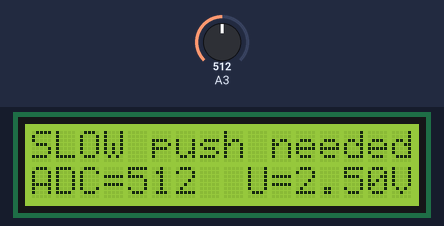
A sketch run on a simulated Arduino Uno, built with avr-gcc and run on an emulated ATmega328P. Shown: 16×2 character LCD. The test bench sets the inputs (shaded band); at power-on: A3 = 512.

Above: at 3.6 s.
3.7 s: A3 set to 716
At 5.8 s:
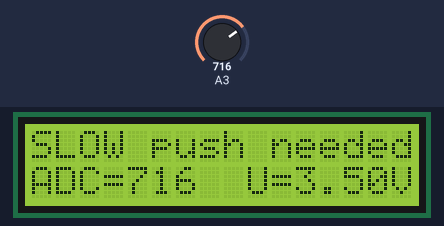
8.2 s: A3 set to 900
At 9.4 s:
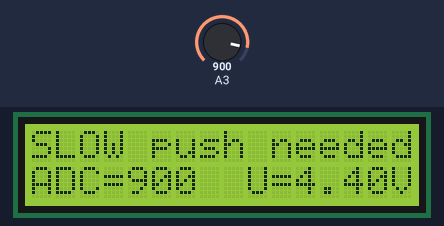
11.2 s: A3 set to 1023
At 13.0 s:
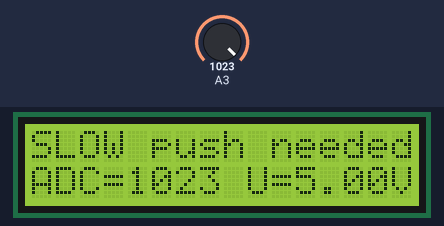
Timing chart, 0 to 14.5 s (numbered marks = the images above; inputs shaded):
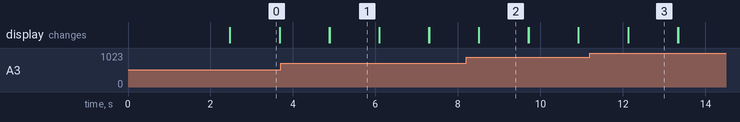

Measured:
- after the input at 3.7 s, the display: first differs from a run without the input after 1.2 s (image 1)
- after the input at 8.2 s, the display: first differs from a run without the input after 0.31 s (image 2)
- after the input at 11.2 s, the display: first differs from a run without the input after 0.93 s (image 3)
- what the display in image 0 shows lasts 1.2 s, from 2.5 s to 3.7 s

The sketch:

LCD_Shield_Tuning.ino
```cpp
// Tuning LCD Keypad Shield after the modification

#include <LiquidCrystal.h> // mandatory requirement

/*******************************************************

This program will test the buttons
available on the Arduino LCD shield
and measure the resulting ADC output

We use a *MODIFIED* 6-button shield with the reset button added to ladder, too.
Adapted from the 5-button code:  Mark Bramwell, July 2010 by unknown author ;)
Tested and debugged  2017-06-10.
Useful links:
https://meettechniek.info/embedded/arduino-analog.html

https://biskandar.wordpress.com/2012/10/17/request-counter-with-arduino-uno-ethernet-shi/

https://forum.arduino.cc/index.php?topic=91256.0

How to Debouce Six Buttons on One Analog Pin With Arduino - Electrical Engineering Stack Exchange -
https://electronics.stackexchange.com/questions/101409/how-to-debouce-six-buttons-on-one-analog-pin-with-arduino

Multiple Buttons on 1 analog pin -
http://forum.arduino.cc/index.php?topic=8558.0
********************************************************/
int DelayTime=1200;

// select the pins used on the LCD panel
LiquidCrystal lcd(8, 9, 2, 5, 6, 7);

#define btnSELECT 0
#define btnRIGHT  1
#define btnUP     2
#define btnDOWN   3
#define btnLEFT   4
#define btnMENU   5
#define btnNONE   6

// The resistors after my mod :  0, 330, 620, 1K2, 2k2, 4k7 + VCC via 2k2
// A0 values via 2k2 to VCC   :  0, 130, 305, 503, 678, 824
// Tresholds                  : 50, 200, 400, 580, 750, 911 and max=1023

void setup()
{

 lcd.begin(16, 2);   // start the library with 2 lines 16 chars LCD
 lcd.setCursor(0,0); // Using FIRST line on LCD
 lcd.print("I was restarted ..."); // print a debug message
 delay(2*DelayTime);
 lcd.clear();

}


void loop()
{
 float vcc = 5.0;
 float voltage = 0.0;
 int snapshot = 0;

 lcd.setCursor(0,0);
 lcd.print("SLOW push needed");
 lcd.setCursor(0,1);            // Using second line of LCD
 lcd.print("ADC=");
 lcd.setCursor(4,1);

 snapshot = analogRead(3); // read the button value from A0
 lcd.print(snapshot);
 voltage = ((vcc * snapshot) / 1023); //firuge out how much it is in Volts

 lcd.setCursor(9,1); // print data out
 lcd.print("U=");
 lcd.print(voltage);
 lcd.print("V");

 delay(DelayTime);
 lcd.clear();

 }
```
